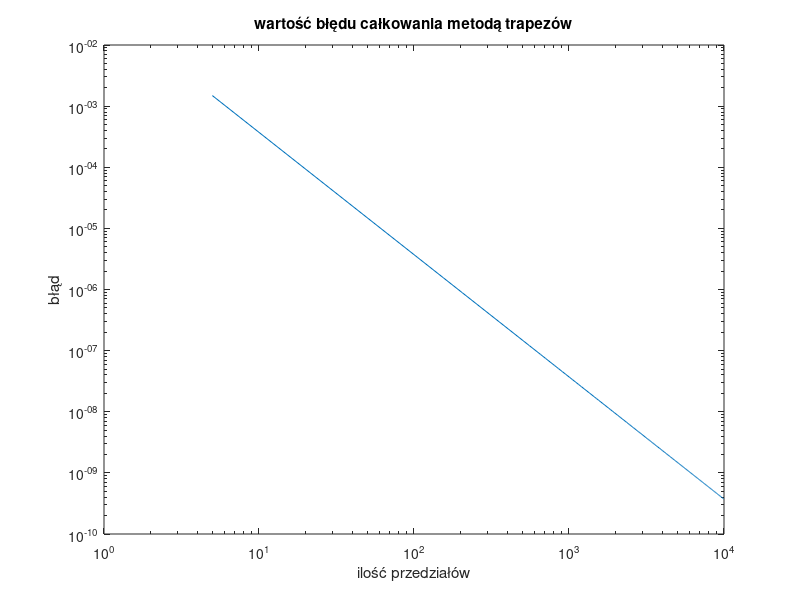

Reproduce this figure in MATLAB.
function [ft_5, integral_1000, Nt, integration_error] = trapezoidal_rule_accuracy_evaluation()
    % Funkcja służy do numerycznego obliczania całki oznaczonej metodą trapezów
    % z funkcji gęstości prawdopodobieństwa awarii urządzenia elektronicznego.
    % Jej celem jest porównanie dokładności obliczeń
    % w zależności od liczby zastosowanych podprzedziałów całkowania.
    %
    % ft_5 – wartość funkcji gęstości prawdopodobieństwa obliczona dla t = 5.
    %
    % integral_1000 – przybliżona wartość całki oznaczonej na przedziale [0, 5]
    %   wyznaczona metodą trapezów dla liczby podprzedziałów wynoszącej 1000.
    %
    % integration_error – wektor zawierający błędy bezwzględne numerycznego
    %   wyznaczenia wartości całki oznaczonej. Wartość integration_error(1,i)
    %   oznacza błąd obliczenia całki dla Nt(1,i) podprzedziałów:
    %   integration_error(1, i) = abs(integral_approximation - reference_value),
    %   gdzie reference_value to wzorcowa wartość całki.
    %
    % Nt – wektor wierszowy zawierający liczby podprzedziałów całkowania,
    %   dla których wyznaczane są przybliżenia całki i obliczany jest błąd.


    reference_value = 0.0473612919396179; % wartość wzorcowa całki

    ft_5 = failure_density_function(5);
    N = 1000; % liczba podprzedziałów całkowania
    x = linspace(0,5,N+1); % liczba punktów = liczba podprzedziałów całkowania + 1
    integral_1000 = trapezoidal_rule(x);

    Nt = 5:50:10^4;
    integration_error = zeros(1, length(Nt));
    for i=1:length(Nt)
        x = linspace(0,5,Nt(i)+1); % liczba punktów = liczba podprzedziałów całkowania + 1
        integration_error(i) = abs(trapezoidal_rule(x) - reference_value);
    end
    loglog(Nt, integration_error);
    xlabel("ilość przedziałów");
    ylabel("błąd");
    title("wartość błędu całkowania metodą trapezów");


end


function integral_approximation = trapezoidal_rule(x)
    % Oblicza przybliżoną wartość całki oznaczonej z funkcji gęstości
    % prawdopodobieństwa (failure_density_function) przy użyciu
    % metody trapezów.
    %
    % x – wektor rosnących wartości określających końce podprzedziałów całkowania.
    %     Dla n-elementowego wektora x zdefiniowanych jest n−1 podprzedziałów
    %     całkowania: [x(1), x(2)], [x(2), x(3)], ..., [x(n−1), x(n)].
    %
    % integral_approximation – przybliżona wartość całki oznaczonej


    trapezoids = (failure_density_function(x(1, 1:end-1)) + failure_density_function(x(1, 2:end))) ./ 2;
    delta = (x(end) - x(1)) / (length(x)-1);
    integral_approximation = sum(trapezoids) * delta;
end

function ft = failure_density_function(t)
    % Zwraca wartości funkcji gęstości prawdopodobieństwa wystąpienia awarii
    % urządzenia elektronicznego dla zadanych wartości czasu t.
    %
    % t – wektor wartości czasu (wyrażonych w latach), dla których obliczane
    %   są wartości funkcji gęstości prawdopodobieństwa.
    %
    % ft – wektor zawierający wartości funkcji gęstości prawdopodobieństwa
    %      odpowiadające kolejnym elementom wektora t.

    ft = 1/(3*sqrt(2*pi))*exp(-(t-10).^2/18);
end